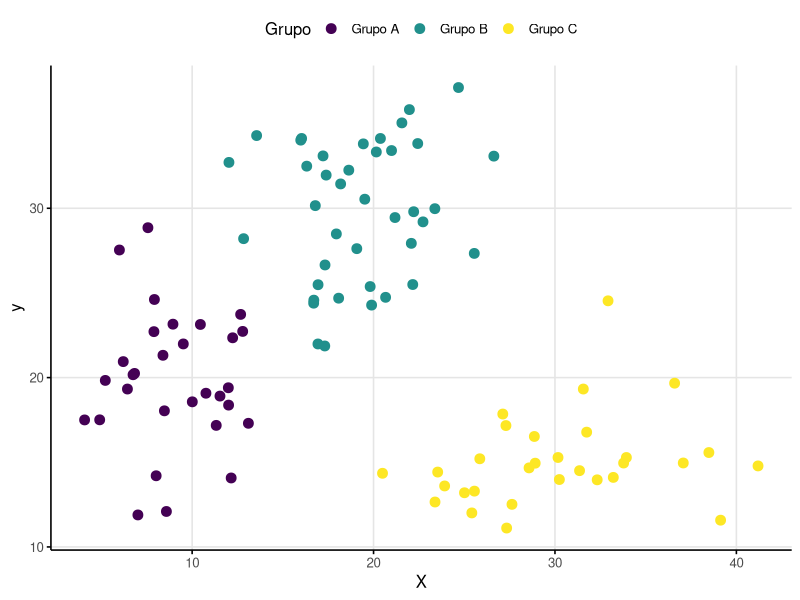
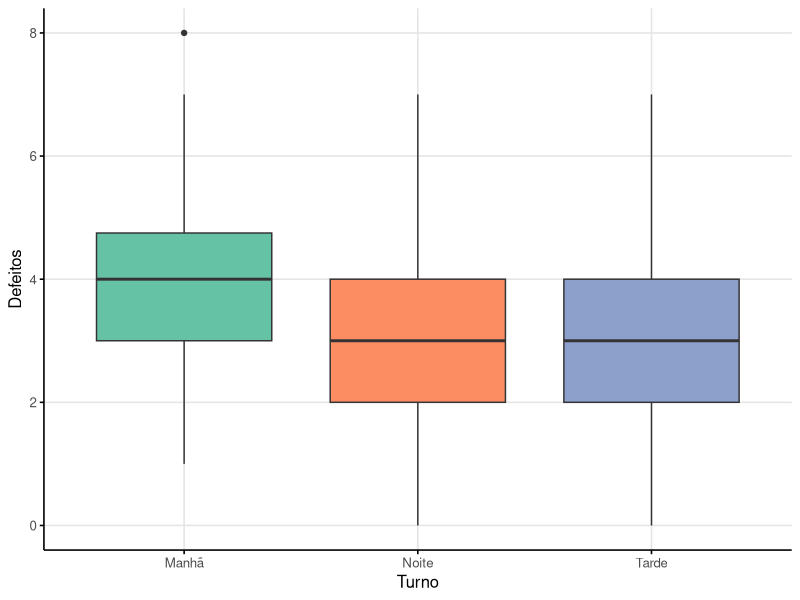
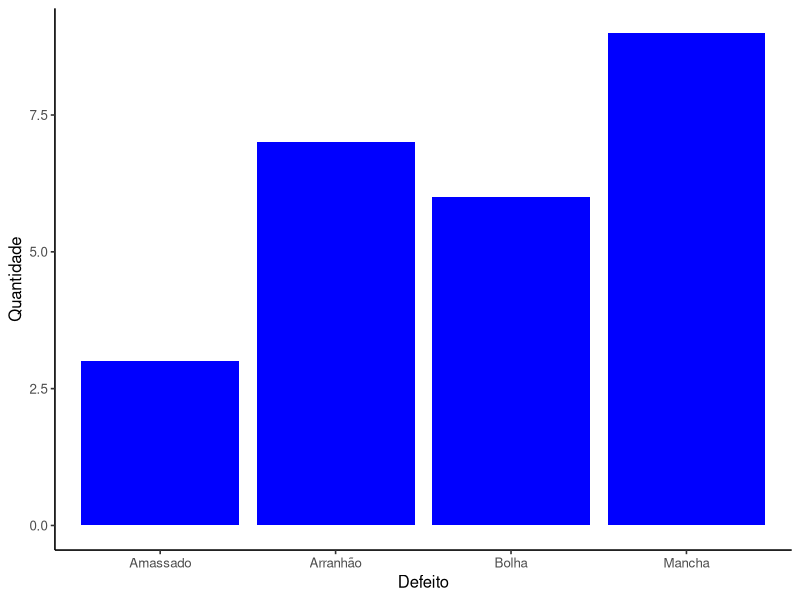
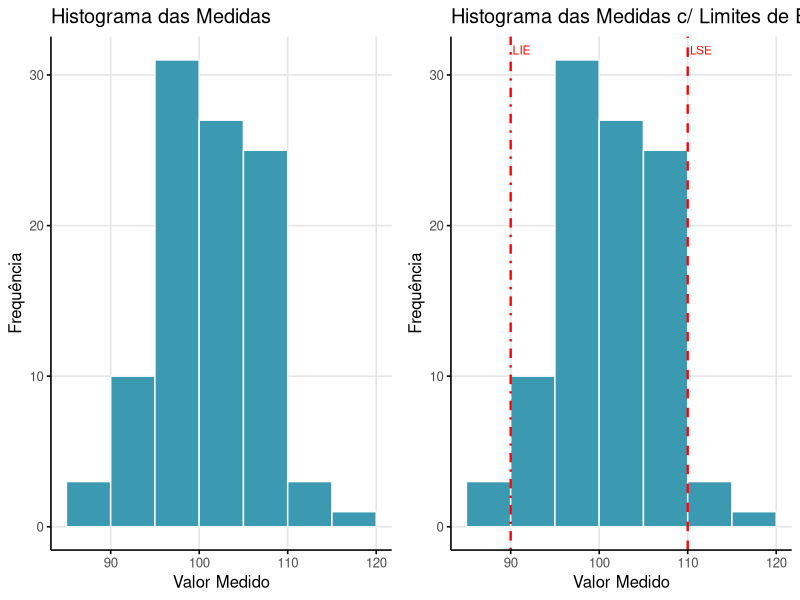
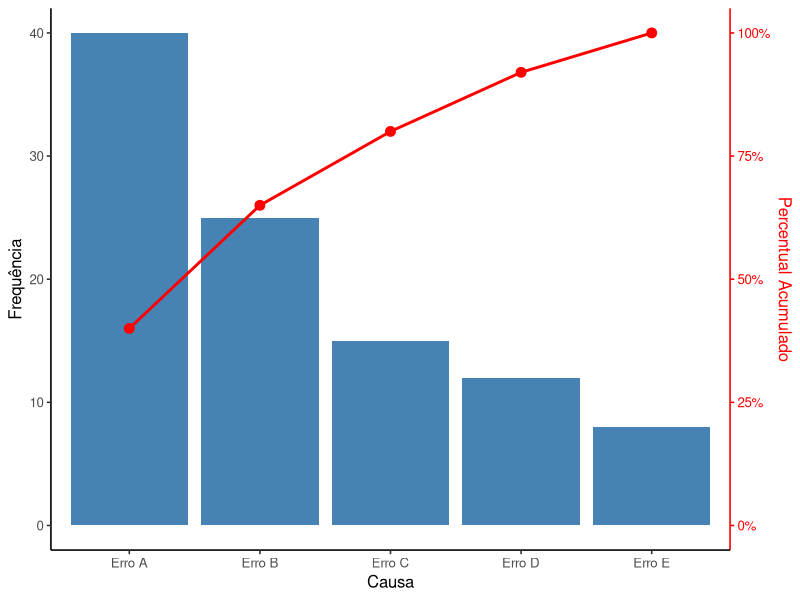
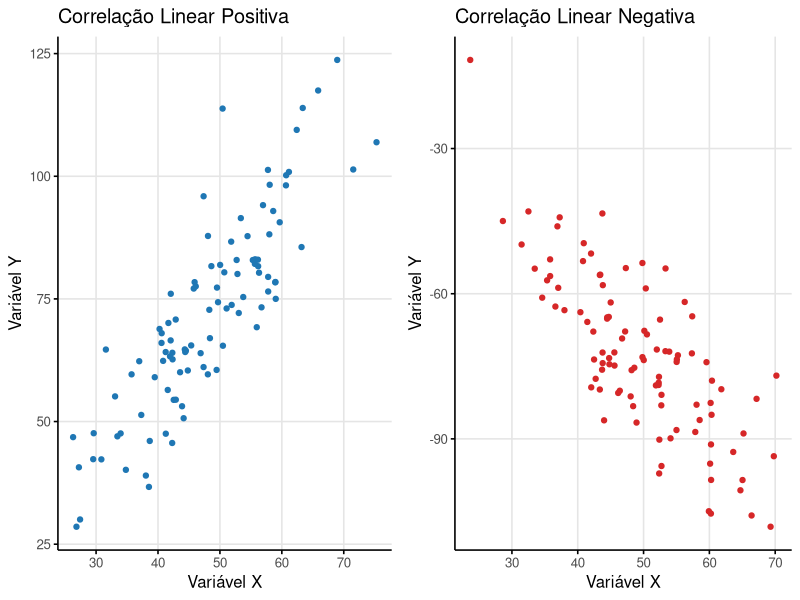
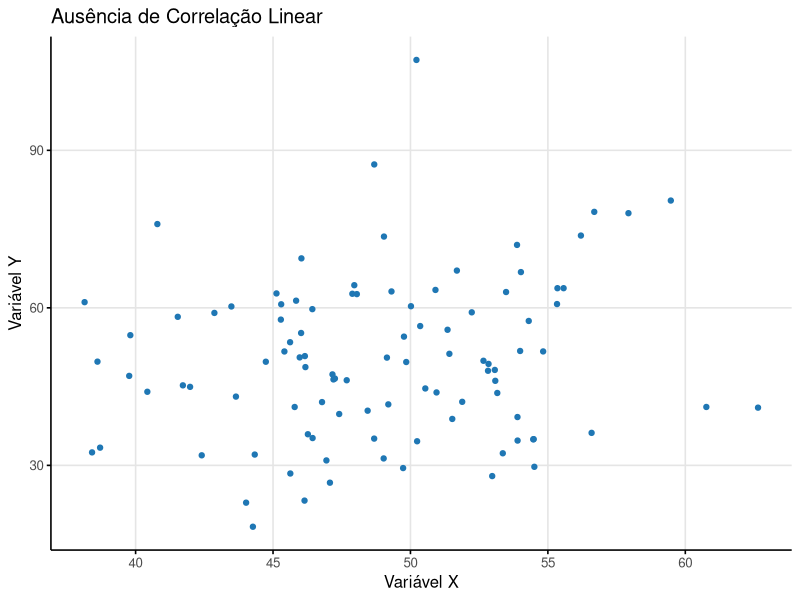
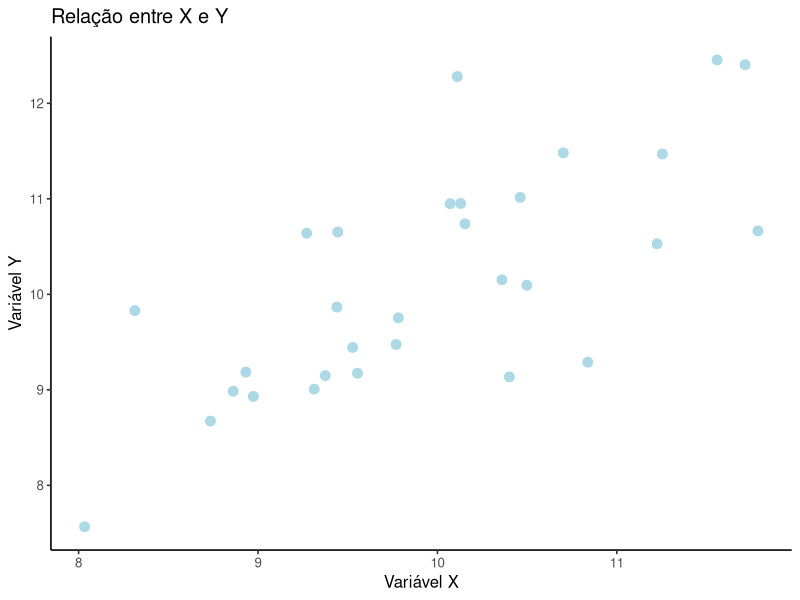

Reproduce these figures in R, in order.
# --------------------------
# [*] Configurações Iniciais
# --------------------------

# Pacotes necessários
library(dplyr)
library(ggplot2)
library(gridExtra)

# -----------------------
# [1] Ferramentas Básicas
# -----------------------

# --------------------
# [1.1] Estratificação
# --------------------

# ---------------------------------
# [1.1.1] Exemplo de Estratificação
# ---------------------------------

# Definir semente
set.seed(11111)

# Grupo A
group1_size <- 30
group1_x <- rnorm(group1_size, mean = 10, sd = 2.5)
group1_y <- rnorm(group1_size, mean = 20, sd = 3.5)

# Grupo B
group2_size <- 40
group2_x <- rnorm(group2_size, mean = 20, sd = 3.5)
group2_y <- rnorm(group2_size, mean = 30, sd = 4.5)

# Grupo C
group3_size <- 30
group3_x <- rnorm(group3_size, mean = 30, sd = 4.5)
group3_y <- rnorm(group3_size, mean = 15, sd = 2.5)

# DataFrame unificado
df <- data.frame(
  x = c(group1_x, group2_x, group3_x),
  y = c(group1_y, group2_y, group3_y),
  Grupo = factor(c(
    rep("Grupo A", group1_size),
    rep("Grupo B", group2_size),
    rep("Grupo C", group3_size)
  ))
)

# Gráfico com ggplot2
ggplot(df, aes(x = x, y = y, color = Grupo)) +
  geom_point(size = 3) +
  scale_color_viridis_d() +
  labs(x = "X", y = "y", color = "Grupo") +
  theme_minimal(base_size = 12) +
  theme(
    legend.position = "top",
    panel.grid.minor = element_blank(),
    panel.grid.major = element_line(color = "gray90"),
    axis.line = element_line(color = "black"),
    axis.ticks = element_line(color = "black"),
    panel.border = element_blank()
  )

# ---------------------------------
# [1.1.2] Exemplo de Estratificação
# ---------------------------------

# Geração de dados
set.seed(11111)
n <- 150
Turno <- sample(c("Manhã", "Tarde", "Noite"), size = n, replace = TRUE)
Defeitos <- rbinom(n, size = 10, prob = 1/3)

# Data frame
df <- data.frame(Turno = Turno, Defeitos = Defeitos)

# Gráfico boxplot
ggplot(df, aes(x = Turno, y = Defeitos, fill = Turno)) +
  geom_boxplot() +
  scale_fill_brewer(palette = "Set2") +
  labs(x = "Turno", y = "Defeitos") +
  theme_minimal(base_size = 12) +
  theme(
    legend.position = "none",          # Para imitar o `hue="Turno"` do seaborn
    panel.grid.minor = element_blank(),
    panel.grid.major = element_line(color = "gray90"),
    axis.line = element_line(color = "black"),
    axis.ticks = element_line(color = "black"),
    panel.border = element_blank()
  )

# --------------------------
# [1.2] Folha de Verificação
# --------------------------

# ----------------------------------------------
# [1.2.1] Exemplo de Plot - Folha de Verificação
# ----------------------------------------------

# Dados da Folha de Verificação
tipos <- c("Amassado", "Arranhão", "Bolha", "Mancha")
quantidades <- c(3, 7, 6, 9)

# Gráfico de Barras
ggplot(data = NULL, aes(x = tipos, y = quantidades)) +
  geom_bar(stat = "identity", fill = "blue") +
  labs(x = "Defeito", y = "Quantidade") +
  theme_classic(base_size = 12)

# -------------------
# [2] Gráficos Usuais
# -------------------

# ----------------
# [2.1] Histograma
# ----------------

# Exemplo Prático: Histograma
set.seed(11111)
valores <- rnorm(100, mean = mean(c(85, 120)), sd = 5.5)

# Base para histograma
df <- data.frame(valor = valores)

# Histograma 1
hist1 <- ggplot(df, aes(x = valor)) +
  geom_histogram(binwidth = 5, boundary = 85, color = "white", fill = "#3B9AB2") +
  labs(title = "Histograma das Medidas", x = "Valor Medido", y = "Frequência") +
  theme_minimal(base_size = 12) +
  theme(
    panel.grid.minor = element_blank(),
    panel.grid.major = element_line(color = "gray90"),
    axis.line = element_line(color = "black"),
    axis.ticks = element_line(color = "black"),
    panel.border = element_blank()
  )

# Histograma 2 com LIE e LSE
hist2 <- ggplot(df, aes(x = valor)) +
  geom_histogram(binwidth = 5, boundary = 85, color = "white", fill = "#3B9AB2") +
  geom_vline(xintercept = 90, color = "red", linetype = "dotdash", size = 0.8) +
  geom_vline(xintercept = 110, color = "red", linetype = "dashed", size = 0.8) +
  annotate("text", x = 90, y = Inf, label = "LIE", vjust = 2, hjust = -0.1, size = 3, color = "red") +
  annotate("text", x = 110, y = Inf, label = "LSE", vjust = 2, hjust = -0.1, size = 3, color = "red") +
  labs(title = "Histograma das Medidas c/ Limites de Especificação", x = "Valor Medido", y = "Frequência") +
  theme_minimal(base_size = 12) +
  theme(
    panel.grid.minor = element_blank(),
    panel.grid.major = element_line(color = "gray90"),
    axis.line = element_line(color = "black"),
    axis.ticks = element_line(color = "black"),
    panel.border = element_blank()
  )

# Exibição lado a lado
grid.arrange(hist1, hist2, ncol = 2)

# -----------------------
# [2.2] Gráfico de Pareto
# -----------------------

df <- data.frame(
  Causa = c("Erro A", "Erro B", "Erro C", "Erro D", "Erro E"),
  Frequencia = c(40, 25, 15, 12, 8)
)

# Cálculo do Percentual Acumulado
df$PercentualAcumulado <- cumsum(df$Frequencia) / sum(df$Frequencia) * 100

# ------------------------------
# Gráfico de Pareto
# ------------------------------
# Base do gráfico com barras
p <- ggplot(df, aes(x = Causa)) +
  geom_bar(aes(y = Frequencia), stat = "identity", fill = "steelblue") +
  geom_line(aes(y = PercentualAcumulado * max(Frequencia) / 100), 
            group = 1, color = "red", size = 1) +
  geom_point(aes(y = PercentualAcumulado * max(Frequencia) / 100), 
             color = "red", size = 3) +
  
  # Eixos primário e secundário
  scale_y_continuous(
    name = "Frequência",
    limits = c(0, 40),
    sec.axis = sec_axis(
      trans = ~ . / max(df$Frequencia) * 100,
      name = "Percentual Acumulado",
      labels = function(x) paste0(x, "%")
    )
  ) +
  
  labs(x = "Causa") +
  theme_classic(base_size = 12) +
  theme(
    axis.line.y.right = element_line(color = "red"),
    axis.ticks.y.right = element_line(color = "red"),
    axis.text.y.right = element_text(color = "red"),
    axis.title.y.right = element_text(color = "red"),
    panel.grid.minor = element_blank()
  )

print(p)

# ---------------------------
# [2.3] Diagrama de Dispersão
# ---------------------------

# --------------------------------------------------------
# [2.3.1] Exemplo de Correlação Linear Positiva e Negativa
# --------------------------------------------------------

# Semente para reprodutibilidade
set.seed(11111)

# Geração dos dados
x1 <- rnorm(100, mean = 50, sd = 10)
y1 <- (3/2) * x1 + rnorm(100, mean = 0, sd = 10)

x2 <- rnorm(100, mean = 50, sd = 10)
y2 <- (-3/2) * x2 + rnorm(100, mean = 0, sd = 10)

# Data frames para os gráficos
df1 <- data.frame(X = x1, Y = y1)
df2 <- data.frame(X = x2, Y = y2)

# Diagrama de Dispersão: Correlação Positiva
scatter1 <- ggplot(df1, aes(x = X, y = Y)) +
  geom_point(color = "#1f77b4") +
  labs(title = "Correlação Linear Positiva", x = "Variável X", y = "Variável Y") +
  theme_minimal(base_size = 12) +
  theme(
    panel.grid.minor = element_blank(),
    panel.grid.major = element_line(color = "gray90"),
    axis.line = element_line(color = "black"),
    axis.ticks = element_line(color = "black"),
    panel.border = element_blank()
  )

# Diagrama de Dispersão: Correlação Negativa
scatter2 <- ggplot(df2, aes(x = X, y = Y)) +
  geom_point(color = "#d62728") +
  labs(title = "Correlação Linear Negativa", x = "Variável X", y = "Variável Y") +
  theme_minimal(base_size = 12) +
  theme(
    panel.grid.minor = element_blank(),
    panel.grid.major = element_line(color = "gray90"),
    axis.line = element_line(color = "black"),
    axis.ticks = element_line(color = "black"),
    panel.border = element_blank()
  )

# Exibição lado a lado
grid.arrange(scatter1, scatter2, ncol = 2)


# ------------------------------------------------
# [2.3.2] Exemplo de Ausência de Correlação Linear
# ------------------------------------------------

# Semente para reprodutibilidade
set.seed(11111)

# Geração dos dados
x1 <- rnorm(100, mean = 50, sd = 5)
y1 <- rnorm(100, mean = 50, sd = 15)

# Data frame
df <- data.frame(X = x1, Y = y1)

# Diagrama de Dispersão
ggplot(df, aes(x = X, y = Y)) +
  geom_point(color = "#1f77b4") +
  labs(
    title = "Ausência de Correlação Linear",
    x = "Variável X",
    y = "Variável Y"
  ) +
  theme_minimal(base_size = 12) +
  theme(
    panel.grid.minor = element_blank(),
    panel.grid.major = element_line(color = "gray90"),
    axis.line = element_line(color = "black"),
    axis.ticks = element_line(color = "black"),
    panel.border = element_blank()
  )

# ---------------------------------------------------------------------------------------
# [2.3.3] Cálculo & Teste de Hipótese do/para Coeficiente de Correlação Linear de Pearson
# ---------------------------------------------------------------------------------------

# -------------------------------------------------
# [2.3.3.1] Geração do Dados & Visualização Gráfica
# -------------------------------------------------

# Fixando semente para geração
set.seed(123)

# Gerando Dados
x <- rnorm(30, mean = 10)
y <- x + rnorm(30)

# Ajustando Formato
df <- data.frame(X = x, Y = y)

# Gerando Plot
ggplot(df, aes(x = X, y = Y)) +
  geom_point(color = "lightblue", size = 3) +
  labs(title = "Relação entre X e Y",
       x = "Variável X", y = "Variável Y") +
  theme_classic(base_size = 12)

# ----------------------------------------------
# [2.3.3.2] Cálculo do Coeficiente de Correlação
# ----------------------------------------------

# Nível de Significância
ns <- 0.05

# Coeficiente de Correlação de Pearson
result <- cor.test(x, y)

# Impressão dos resultados
cat("Coeficiente de Correlação de Pearson: r =", round(result$estimate, 4), "\n")
cat("Intervalo de Confiança (", (1 - ns)*100,"%):", round(result$conf.int[1], 4), round(result$conf.int[2], 4))

# ----------------------------------------------------------
# [2.3.3.3] Teste de Hipótese para Coeficiente de Correlação
# ----------------------------------------------------------

# ---------------------------------------
# [2.3.3.3.1] Verificação de Pressupostos
# ---------------------------------------

# Verificação dos Pressupostos (Normalidade)
shapiro.test(x)
shapiro.test(y)

# -------------------------------------
# [2.3.3.3.2] Aplicar Teste de Hipótese
# -------------------------------------

# Impressão dos resultados
cat("Estatística de Teste: t =", round(result$statistic, 4), "\n")
cat("Graus de Liberdade: gl =", result$parameter, "\n")
cat("Valor-p:", round(result$p.value, 4), "\n")

# ------------------------
# [3] Gráficos de Controle
# ------------------------

# -----------------------------------------------------------------------------------------------------------------------------------------------------------
# [*] Exemplo (6.1) página 239 [@montgomery2013controle] - Medições da Largura de Fluxo (mícrons) para o Processo de Cozimento Duro: 
# "O processo de cozimento duro é utilizado em conjunto com a fotolitografia na fabricação de semicondutores. Desejamos estabelecer o controle estatístico 
# da largura de fluxo do resistor neste processo utilizando gráficos de $\bar{X}$ e $\bar{AT}$. Vinte e cinco amostras, cada uma com wafers de tamanho cinco, 
# foram coletadas quando acreditamos que o processo está sob controle. O intervalo de tempo entre as amostras ou subgrupos é de uma hora. Os dados de medição 
# da largura de fluxo (em x mícrons) dessas amostras são mostrados na Tabela 6.1.
# -----------------------------------------------------------------------------------------------------------------------------------------------------------

# Dados do Problema
dados <- c(
  1.3235, 1.4128, 1.6744, 1.4573,
  1.4314, 1.3592, 1.6075, 1.4666,
  1.4284, 1.4871, 1.4932, 1.4324,
  1.5028, 1.6352, 1.3841, 1.2831,
  1.5604, 1.2735, 1.5265, 1.4362,
  1.5955, 1.5451, 1.3574, 1.3281,
  1.6274, 1.5064, 1.8366, 1.4177,
  1.4190, 1.4303, 1.6637, 1.6067,
  1.3884, 1.7277, 1.5355, 1.5176,
  1.4039, 1.6697, 1.5089, 1.6477,
  1.4158, 1.7667, 1.4278, 1.5927,
  1.5821, 1.3355, 1.5777, 1.3908,
  1.2856, 1.4106, 1.4447, 1.6388,
  1.4951, 1.4036, 1.5893, 1.6458,
  1.3589, 1.2863, 1.5996, 1.2497,
  1.5747, 1.5301, 1.5171, 1.1839,
  1.3680, 1.7269, 1.3957, 1.5019,
  1.4163, 1.3864, 1.3057, 1.6210,
  1.5796, 1.4185, 1.6541, 1.5116,
  1.7106, 1.4412, 1.2361, 1.3824,
  1.4371, 1.5051, 1.3485, 1.5670,
  1.4738, 1.5936, 1.6583, 1.4973,
  1.5917, 1.4333, 1.5551, 1.5295,
  1.6399, 1.5243, 1.5705, 1.5563,
  1.5797, 1.3663, 1.6240, 1.3732
)

# Formatação de Vetor para Matriz & de Matriz para Data Frame
tbl <- matrix(dados, ncol = 4, byrow = TRUE)
tbl.df <- data.frame(tbl)

# Visualizar
tbl.df

# -----------------------------------------------------------
# 1. Calcule os limites de controle para o gráfico $\bar{X}$.
# -----------------------------------------------------------

# Média por Linha e Média das Médias
row_mean <- apply(tbl.df, 1, mean)
mean_X_bar <- mean(row_mean)

# Função de Amplitude Total
f.range <- function(vec) max(vec) - min(vec)

# Amplitude por Linha e Média da Amplitude
row_range <- apply(tbl.df, 1, f.range)
mean_range <- mean(row_range)

# Valor de Referência
A2 <- 0.729

# Limites de Controle
LIC_X_bar = mean_X_bar - A2 * mean_range
LSC_X_bar = mean_X_bar + A2 * mean_range

# Impressão dos Resultados
cat("LIC =", round(LIC_X_bar, 4), "\n")
cat("LC =", round(mean_X_bar, 4), "\n")
cat("LSC =", round(LSC_X_bar, 4))

# ------------------------------------------------------------
# 2. Calcule os limites de controle para o gráfico $\bar{AT}$.
# ------------------------------------------------------------

# Valores de Referência
D3 <- 0
D4 <- 2.282

# Limites de Controle
LIC_AT = D3 * mean_range
LSC_AT = D4 * mean_range

# Impressão dos Resultados
cat("LIC =", round(LIC_AT, 4), "\n")
cat("LC =", round(mean_range, 4), "\n")
cat("LSC =", round(LSC_AT, 4))

# -----------------------------
# 3. Construa os dois gráficos.
# -----------------------------

ggplot(data = NULL, aes(x = 1:length(row_mean), y = row_mean)) +
  geom_point(color = "black", size = 2) +
  geom_line(color = "black") +
  geom_hline(aes(yintercept = mean_X_bar, color = "Média Geral"), linewidth = 1) +
  geom_hline(aes(yintercept = LIC_X_bar, color = "LIC"), linetype = 2, linewidth = 1) +
  geom_hline(aes(yintercept = LSC_X_bar, color = "LSC"), linetype = 2, linewidth = 1) +
  scale_color_manual(
    name = NULL,
    values = c("LIC" = "red", "LSC" = "red", "Média Geral" = "blue"),
    labels = c(
      bquote(LIC == .(LIC_X_bar)), 
      bquote(LSC == .(LSC_X_bar)), 
      bquote(hat(mu) == .(mean_X_bar))
    )
  ) +
  labs(
    x = "Amostra",
    y = "Medidas",
    title = bquote("Gráfico de" ~ bar(X))
  ) +
  theme_classic(base_size = 12) +
  theme(legend.position = "top")

# -----------------------------

ggplot(data = NULL, aes(x = 1:length(row_range), y = row_range)) +
  geom_point(color = "black", size = 2) +
  geom_line(color = "black") +
  geom_hline(aes(yintercept = mean_range, color = "Amplitude Média"), linewidth = 1) +
  geom_hline(aes(yintercept = LIC_AT, color = "LIC"), linetype = 2, linewidth = 1) +
  geom_hline(aes(yintercept = LSC_AT, color = "LSC"), linetype = 2, linewidth = 1) +
  scale_color_manual(
    name = NULL,
    values = c("LIC" = "red", "LSC" = "red", "Amplitude Média" = "blue"),
    labels = c(
      bquote(bar(AT) == .(mean_range)),
      bquote(LIC == .(LIC_AT)), 
      bquote(LSC == .(LSC_AT))
    )
  ) +
  labs(
    x = "Amostra",
    y = "Medidas",
    title = bquote("Gráfico de" ~ AT)
  ) +
  theme_classic(base_size = 12) +
  theme(legend.position = "top")

# --------------------------------------------
# 4. Calcule o desvio padrão de cada subgrupo.
# --------------------------------------------

# Desvio Padrão por Linha
row_std = apply(tbl.df, 1, sd)

# Visualizar
row_std

# ---------------------------------------------------------------------------------
# 5. Calcule a média dos desvios $\bar{S}$ e os limites de controle do gráfico $S$.
# ---------------------------------------------------------------------------------

# Média do Desvio Padrão
mean_S <- mean(row_std)

# Valores de Referência
B3 <- 0
B4 <- 2.266

# Limites de Controle
LIC_S = B3 * mean_S
LSC_S = B4 * mean_S

# Impressão dos Resultados
cat("LIC =", round(LIC_S, 4), "\n")
cat("LC =", round(mean_S, 4), "\n")
cat("LSC =", round(LSC_S, 4))

# ---------------------------------------
# 6. Construa o gráfico do Desvio Padrão.
# ---------------------------------------

ggplot(data = NULL, aes(x = 1:length(row_std), y = row_std)) +
  geom_point(color = "black", size = 2) +
  geom_line(color = "black") +
  geom_hline(aes(yintercept = mean_S, color = "Desvio Padrão Médio"), linewidth = 1) +
  geom_hline(aes(yintercept = LIC_S, color = "LIC"), linetype = 2, linewidth = 1) +
  geom_hline(aes(yintercept = LSC_S, color = "LSC"), linetype = 2, linewidth = 1) +
  scale_color_manual(
    name = NULL,
    values = c("LIC" = "red", "LSC" = "red", "Desvio Padrão Médio" = "blue"),
    labels = c(
      bquote(bar(S) == .(mean_S)),
      bquote(LIC == .(LIC_S)), 
      bquote(LSC == .(LSC_S))
    )
  ) +
  labs(
    x = "Amostra",
    y = "Medidas",
    title = bquote("Gráfico de" ~ S)
  ) +
  theme_classic(base_size = 12) +
  theme(legend.position = "top")

# ----------------------------------------------------
# 7. Alguma amostra está fora dos limites de controle?
# ----------------------------------------------------

cat("Não. Nenhuma amostra se encontra fora de controle!")

# ------------------------------------------------------------------------------------
# 8. Há alguma tendência ou padrão preocupante mesmo com os pontos dentro dos limites?
# ------------------------------------------------------------------------------------

cat("Aparentemente não! As amostras estão dispersas de forma aleatória, sem padrões visíveis.")

# ------------------------------------------------------------
# 9. O processo pode ser considerado sob controle estatístico?
# ------------------------------------------------------------

cat("Sim. As amostras estão dispersas de forma aleatória, sem padrões visíveis e todas dentro dos Limites de Controle.")

# ----------------------------------------------------------------------
# 10. Compare o gráficos $\bar{X}$ e $AT$ com o gráfico $\bar{X}$ e $S$.
# ----------------------------------------------------------------------

# Valor de Referência
A2 <- 0.729

# Limites de Controle
LIC_X_bar <- mean_X_bar - A2 * mean_range
LSC_X_bar <- mean_X_bar + A2 * mean_range

# Impressão dos Resultados
cat("LIC =", round(LIC_X_bar, 4), "\n")
cat("LC =", round(mean_X_bar, 4), "\n")
cat("LSC =", round(LSC_X_bar, 4))

ggplot(data = NULL, aes(x = 1:length(row_mean), y = row_mean)) +
  geom_point(color = "black", size = 2) +
  geom_line(color = "black") +
  geom_hline(aes(yintercept = mean_X_bar, color = "Média Geral"), linewidth = 1) +
  geom_hline(aes(yintercept = LIC_X_bar, color = "LIC"), linetype = 2, linewidth = 1) +
  geom_hline(aes(yintercept = LSC_X_bar, color = "LSC"), linetype = 2, linewidth = 1) +
  scale_color_manual(
    name = NULL,
    values = c("LIC" = "red", "LSC" = "red", "Média Geral" = "blue"),
    labels = c(
      bquote(LIC == .(LIC_X_bar)), 
      bquote(LSC == .(LSC_X_bar)), 
      bquote(hat(mu) == .(mean_X_bar))
    )
  ) +
  labs(
    x = "Amostra",
    y = "Medidas",
    title = bquote("Gráfico de" ~ bar(X) ~ "com Variação em" ~ AT)
  ) +
  theme_classic(base_size = 12) +
  theme(legend.position = "top")

# -----------------------------

# Valor de Referência
A3 <- 1.628

# Limites de Controle
LIC_X_bar <- mean_X_bar - A3 * mean_S
LSC_X_bar <- mean_X_bar + A3 * mean_S

# Impressão dos Resultados
cat("LIC =", round(LIC_X_bar, 4), "\n")
cat("LC =", round(mean_X_bar, 4), "\n")
cat("LSC =", round(LSC_X_bar, 4))

ggplot(data = NULL, aes(x = 1:length(row_mean), y = row_mean)) +
  geom_point(color = "black", size = 2) +
  geom_line(color = "black") +
  geom_hline(aes(yintercept = mean_X_bar, color = "Média Geral"), linewidth = 1) +
  geom_hline(aes(yintercept = LIC_X_bar, color = "LIC"), linetype = 2, linewidth = 1) +
  geom_hline(aes(yintercept = LSC_X_bar, color = "LSC"), linetype = 2, linewidth = 1) +
  scale_color_manual(
    name = NULL,
    values = c("LIC" = "red", "LSC" = "red", "Média Geral" = "blue"),
    labels = c(
      bquote(LIC == .(LIC_X_bar)), 
      bquote(LSC == .(LSC_X_bar)), 
      bquote(hat(mu) == .(mean_X_bar))
    )
  ) +
  labs(
    x = "Amostra",
    y = "Medidas",
    title = bquote("Gráfico de" ~ bar(X) ~ "com Variação em" ~ S)
  ) +
  theme_classic(base_size = 12) +
  theme(legend.position = "top")

# ----------------------------------------------------------------------
#    a. Qual parece mais sensível às variações nos dados?
# ----------------------------------------------------------------------

print("O gráfico de controle com base no desvio padrão (S) apresentou limites ligeiramente maiores que o gráfico de controle com base na amplitude (AT).")

# ----------------------------------------------------------------------
#    b. Qual seria mais indicado para subgrupos maiores que 10?
# ----------------------------------------------------------------------

print("O mais indicado para amostras maiores que 10 é o gráfico de controle com base no desvio padrão (S).")

# ----------------------------------------------------------------------
#    c. Em que situações o gráfico de variância seria mais apropriado?
# ----------------------------------------------------------------------

print("Sob o mesmo raciocínio do item anterior, o gráfico de controle com base no desvio padrão é mais indicado para amostras maiores que 10.")